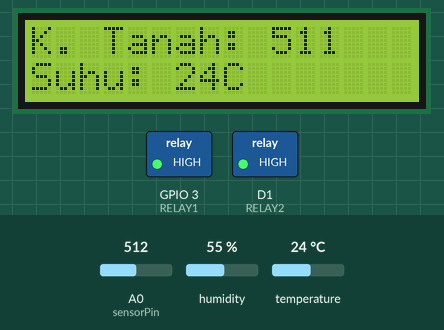
A sketch run on a simulated ESP8266 (NodeMCU). Shown: 16×2 character LCD, switched loads named in the sketch (green lamp = pin HIGH). The inputs (shaded band) are chosen by the test bench; at power-on: A0 (sensorPin) = 512, temperature 24 °C, humidity 55 %. Pins used as bus, display or sensor lines are not drawn; what the sketch prints to the serial monitor is not drawn.

Above: at 1.2 s.
1.3 s: A0 (sensorPin) set to 815
At 4.0 s:
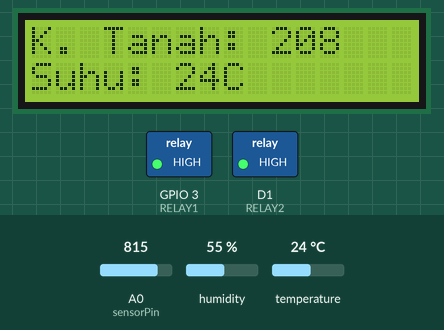
4.6 s: A0 (sensorPin) set to 838
At 6.3 s:
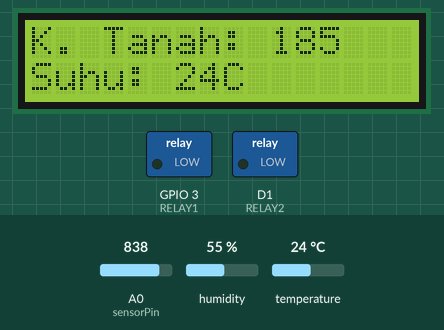
7.9 s: temperature set to 12 °C
At 11.1 s:
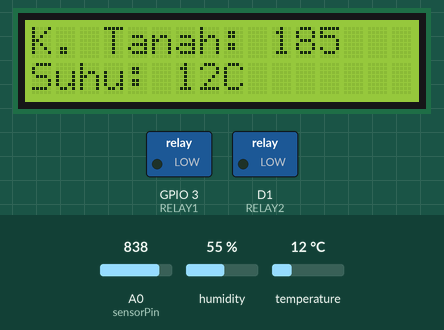
12.2 s: temperature set to 19 °C
At 14.7 s:
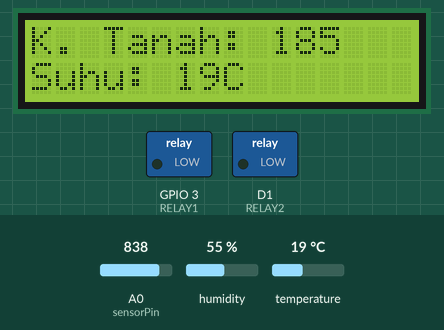
15.5 s: temperature set to 28 °C
At 19.5 s:
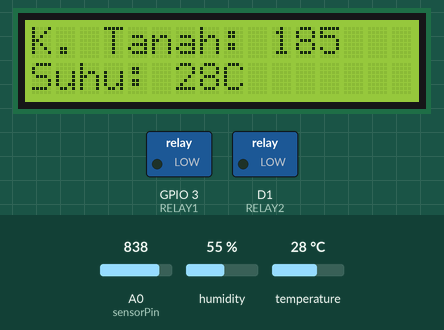
19.9 s: A0 (sensorPin) set to 900
At 21.9 s:
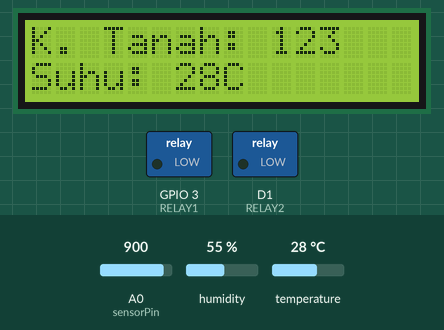
Timing chart, 0 to 23.4 s (numbered marks = the images above; inputs shaded):
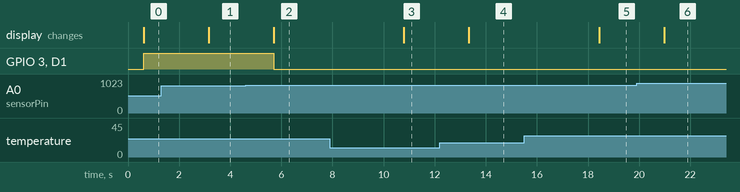

The sketch:

arduino.ino
```cpp
#include <LiquidCrystal_I2C.h>
#include <DHT.h>

#define DHTPIN 8
#define DHTTYPE DHT11
#define RELAY1 3 // Light
#define RELAY2 5 // Pump

int sensorPin = A0;
int powerPin = D6;

LiquidCrystal_I2C lcd(0x27, 16, 2); // Can also be 0x3f
DHT dht(DHTPIN, DHTTYPE);

void setup() {
  Serial.begin(115200);
  lcd.begin();
  dht.begin();
  pinMode(powerPin, OUTPUT);
  digitalWrite(powerPin, LOW);
  pinMode(RELAY1, OUTPUT);
  pinMode(RELAY2, OUTPUT);
}

void loop() {
  int h = dht.readHumidity();
  int t = dht.readTemperature();
  int f = dht.readTemperature(true);

  int soilMoisture = readSensor();

  lcd.setCursor(0, 0);
  lcd.print("K. Tanah: ");
  lcd.print(soilMoisture);

  lcd.setCursor(0, 1);
  lcd.print("Suhu: ");
  lcd.print(t);
  lcd.print("C ");

  Serial.print("K. Tanah: ");
  Serial.println(soilMoisture);
  Serial.print("Suhu: ");
  Serial.println(t);

  if (t > 30) {
    digitalWrite(RELAY1, LOW); // Turn on light
  } else {
    digitalWrite(RELAY1, HIGH); // Turn off light
  }

  if (soilMoisture < 200) {
    digitalWrite(RELAY1, LOW); // Turn on light (when soil moisture is low)
    digitalWrite(RELAY2, LOW); // Turn on pump
  } else {
    digitalWrite(RELAY1, HIGH); // Turn off light
    digitalWrite(RELAY2, HIGH); // Turn off pump
  }

  delay(2000);
}

int readSensor() { // Read soil moisture sensor
  digitalWrite(powerPin, HIGH);
  delay(500);
  int nilaiSensor = analogRead(sensorPin);
  digitalWrite(powerPin, LOW);
  return 1023 - nilaiSensor;
}
```

Measured:
- the behaviour switches between 823 and 824 on A0 (sensorPin) (found by bisection; images 1 and 2)
- after the input at 1.3 s, the display: changes after 1.9 s (image 1)
- after the input at 4.6 s, GPIO 3 (RELAY1), D1 (RELAY2): HIGH → LOW after 1.1 s; the display: changes after 1.1 s (image 2)
- after the input at 7.9 s, the display: changes after 2.9 s (image 3)
- after the input at 12.2 s, the display: changes after 1.1 s (image 4)
- after the input at 15.5 s, the display: changes after 2.9 s (image 5)
- after the input at 19.9 s, the display: changes after 1.1 s (image 6)
